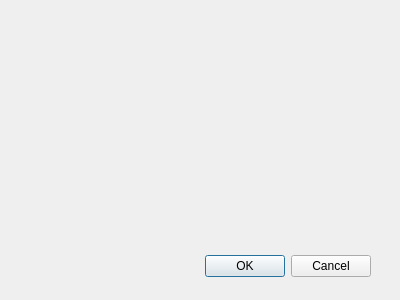
<?xml version="1.0" encoding="UTF-8"?>
<ui version="4.0">
 <class>CNewActorModelDialog</class>
 <widget class="QDialog" name="CNewActorModelDialog">
  <property name="windowModality">
   <enum>Qt::ApplicationModal</enum>
  </property>
  <property name="geometry">
   <rect>
    <x>0</x>
    <y>0</y>
    <width>400</width>
    <height>300</height>
   </rect>
  </property>
  <property name="windowTitle">
   <string>Add new model to scene.</string>
  </property>
  <property name="modal">
   <bool>true</bool>
  </property>
  <widget class="QWidget" name="layoutWidget">
   <property name="geometry">
    <rect>
     <x>20</x>
     <y>250</y>
     <width>351</width>
     <height>33</height>
    </rect>
   </property>
   <layout class="QHBoxLayout">
    <property name="spacing">
     <number>6</number>
    </property>
    <property name="leftMargin">
     <number>0</number>
    </property>
    <property name="topMargin">
     <number>0</number>
    </property>
    <property name="rightMargin">
     <number>0</number>
    </property>
    <property name="bottomMargin">
     <number>0</number>
    </property>
    <item>
     <spacer>
      <property name="orientation">
       <enum>Qt::Horizontal</enum>
      </property>
      <property name="sizeHint" stdset="0">
       <size>
        <width>131</width>
        <height>31</height>
       </size>
      </property>
     </spacer>
    </item>
    <item>
     <widget class="QPushButton" name="okButton">
      <property name="text">
       <string>OK</string>
      </property>
     </widget>
    </item>
    <item>
     <widget class="QPushButton" name="cancelButton">
      <property name="text">
       <string>Cancel</string>
      </property>
     </widget>
    </item>
   </layout>
  </widget>
 </widget>
 <resources/>
 <connections>
  <connection>
   <sender>okButton</sender>
   <signal>clicked()</signal>
   <receiver>CNewActorModelDialog</receiver>
   <slot>accept()</slot>
   <hints>
    <hint type="sourcelabel">
     <x>278</x>
     <y>253</y>
    </hint>
    <hint type="destinationlabel">
     <x>96</x>
     <y>254</y>
    </hint>
   </hints>
  </connection>
  <connection>
   <sender>cancelButton</sender>
   <signal>clicked()</signal>
   <receiver>CNewActorModelDialog</receiver>
   <slot>reject()</slot>
   <hints>
    <hint type="sourcelabel">
     <x>369</x>
     <y>253</y>
    </hint>
    <hint type="destinationlabel">
     <x>179</x>
     <y>282</y>
    </hint>
   </hints>
  </connection>
 </connections>
</ui>
